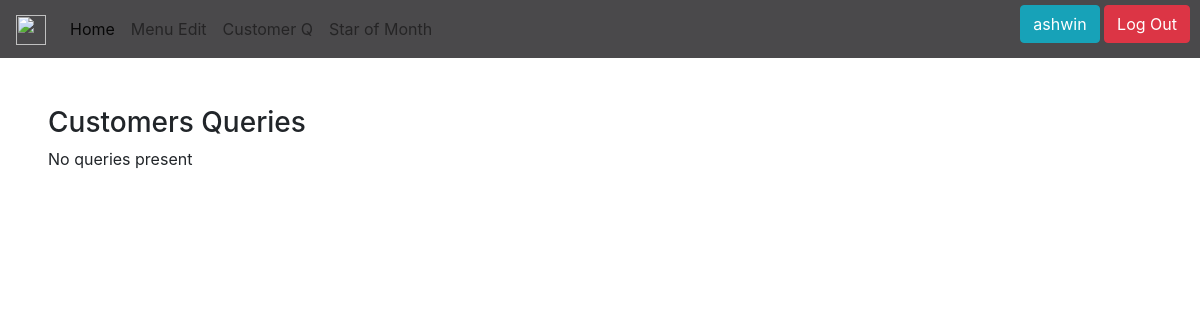
The app's page /staff/queries/ (signed in), older data.
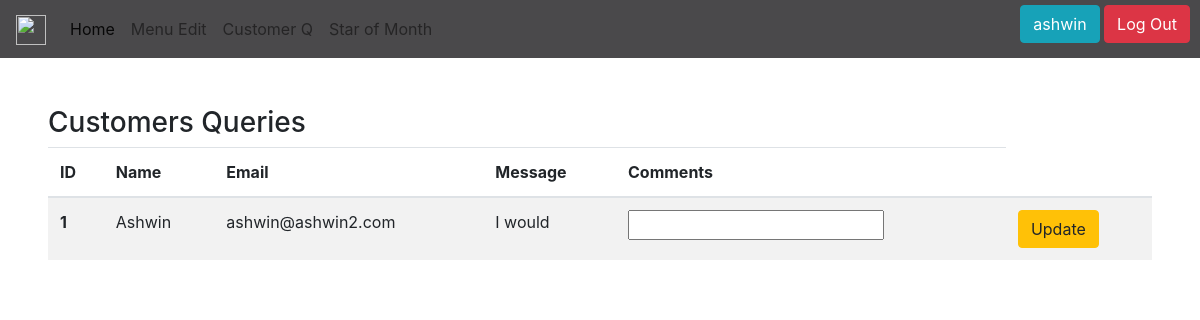
The same page, newer data.
### restaurant/models.py (models this page shows, shortened)
class CustomerRequest(models.Model):
    name = models.CharField(max_length=30)
    email = models.EmailField()
    message = models.CharField(max_length=200)
    staff_ad = models.ForeignKey(User, on_delete=models.CASCADE,null=True)
    status = models.IntegerField()
    comments = models.CharField(max_length=200,null=True)

### staff/views.py (the view, shortened to what this page needs)
# urls.py: path('queries/',views.custQueries, name='custQueries'),
def custQueries(request):
    if request.user.is_authenticated and request.user.is_staff == True:
        queries= CustomerRequest.objects.filter(status=0)
        context = {
            'queries':queries,
        }
        return render(request, 'queries.html',context)
    else:
        return redirect('login')

### staff/templates/queries.html (shortened to what this page needs)
<!doctype html>
<html lang="en">
  <head>
    <link rel="stylesheet" href="https://cdn.jsdelivr.net/npm/bootstrap@4.0.0/dist/css/bootstrap.min.css">
  </head>
  <body>
    {% extends './header.html' %}
    {% block content %}
    <div>
        <div style="margin: 4%;">
            <h3>Customers Queries</h3>
            {% if queries %}
            <table class="table table-striped">
                <thead>
                  <tr>
                    <th scope="col">ID</th>
                    <th scope="col">Name</th>
                    <th scope="col">Email</th>
                    <th scope="col">Message</th>
                    <th scope="col">Comments</th>
                  </tr>
                </thead>
                <tbody>
                    <tbody>
                        {% for x in queries %}
                      <tr>
                        <form method="post">
                        <th scope="row">{{x.id}}</th>
                        <td>{{x.name}}</td>
                        <td>{{x.email}}</td>
                        <td>{{x.message}}</td>
                        <td><input name="comments"></td>
                        <td><button type="submit" name="update" class="btn btn-warning">Update</button></td>
                    </form>
                      </tr>
                      {% endfor %}
                      {% else %}
                      No queries present
                      {% endif %}
                </tbody>
              </table>
        </div>
    </div>
    {% endblock content %}

### staff/templates/header.html (shortened to what this page needs)
<header>
  <div>
    <nav class="navbar navbar-expand-lg navbar-light " style="background-color: #4a494b;">
      <a class="navbar-brand" href="#">
        <img src="https://img.freepik.com/free-psd/restaurant-vintage-badge-template-psd-set-remixed-from-public-domain-artworks_53876-141767.jpg?t=st=1710765627~exp=1710769227~hmac=20e934bf5d517da40e73f66cf7f73a05369a299458b38d576c82aea1f31876ba&w=740" width="30" height="30" alt="">
      </a>
      <div class="collapse navbar-collapse" id="navbarNav">
        <ul class="navbar-nav">
          <li class="nav-item active">
            <a class="nav-link" href="{% url 'index_staff' %}">Home <span class="sr-only">(current)</span></a>
          </li>
          <li class="nav-item">
            <a class="nav-link" href="{% url 'menuEditPage' %}">Menu Edit</a>
          </li>
          <li class="nav-item">
            <a class="nav-link" href="{% url 'custQueries' %}">Customer Q</a>
          </li>
          <li class="nav-item">
            <a class="nav-link" href="{% url 'starEmployee' %}">Star of Month</a>
          </li>
          <div style="position: absolute; right: 10px; top: 5px;">
            <button type="button" class="btn btn-info" href="staff_login.html">{{user.username}}</button>
            <a type="button" class="btn btn-danger" href="{% url 'logout' %}">Log Out</a>
          </div>
        </ul>
      </div>
    </nav>
  </div>
</header>
{% block content %}
{% endblock content %}

Row changes from the older to the newer data that the page shows:
added CustomerRequest: id "1", name "Ashwin", email "ashwin@ashwin2.com", message "I would"
Text that changed along with them:
text no longer shown: "No queries present"
text now shown: "ID Name Email Message Comments"
